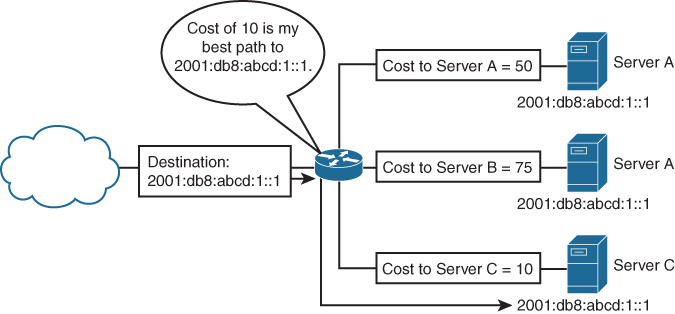
#> input picture datasets/benchmark/3.json/real/annotate/1_13.jpeg, 675 x 314 px; its folder holds only this picture in this run
$ python -i line_detect.py   (imports and definitions only)
#> lines starting #> are read from the running program, lines starting #| are printed output that depends on the picture; after the words box and inside, x2 and y2 are one past the last pixel; in counts of white or black regions, pixels touching at a corner belong together
### src/analyse/process_line.py
from functools import cmp_to_key
import math
from analyse.union_find import UnionFind
from analyse.object import Line
from analyse.constant import bus_thrs, op_thrs, int_thrs
import logging

ADJUST_RATIO = 1
def get_slope_intercept(line):
    '''
    Calculate the slope and intercept of a line.
    '''
    if (len(line) == 4): x1, y1, x2, y2 = line
    elif (len(line) == 2): (x1,y1), (x2,y2) = line

    # Calculate the slope of the line
    slope = (y2 - y1) / (x2 - x1) if abs(x2 - x1) > ADJUST_RATIO else float('inf')

    # Calculate the intercept of the line
    intercept = y1 - slope * x1 if slope != float('inf') else x2

    return slope, intercept

def same_float(a, b, threshold=None):
    if (threshold is None): return a == b == float("inf") or abs(a - b) <= (0.2 if abs(a) <= 10 and abs(b) <= 10 else 0.02 * min(abs(a), abs(b)) )
    else: return a == b == float("inf") or abs(a-b) <= threshold * ADJUST_RATIO

def lefter_point(point1, point2):
    x1, y1 = point1
    x2, y2 = point2
    if (not same_float(x1, x2, 1)):
        return 1 if x1<x2 else 2
    else:
        return 1 if y1<y2 else 2

def is_overlap(line1, line2):
    slope1, intercept1 = get_slope_intercept(line1)
    slope2, intercept2 = get_slope_intercept(line2)

    if (len(line1) == 4): x1, y1, x2, y2 = line1
    elif (len(line1) == 2): (x1, y1), (x2, y2) = line1

    if (len(line2) == 4): x3, y3, x4, y4 = line2
    elif (len(line2) == 2): (x3, y3), (x4, y4) = line2

    if (min(x1, x2) - op_thrs * ADJUST_RATIO > max(x3, x4) or max(x1, x2) + op_thrs * ADJUST_RATIO < min(x3, x4)): return False
    if (min(y1, y2) - op_thrs * ADJUST_RATIO > max(y3, y4) or min(y3, y4) - op_thrs * ADJUST_RATIO > max(y1, y2)): return False

    # Check if the lines overlap within a threshold
    if same_float(slope1, slope2) and same_float(intercept1, intercept2):
        return True

    if (slope1 == float('inf')):
        if (same_float(x1, x3, op_thrs) and same_float(x3, x4, op_thrs)): return True
    else:
        yy3 = x3 * slope1 + intercept1
        yy4 = x4 * slope1 + intercept1
        if (same_float(yy3, y3, op_thrs) and same_float(yy4, y4, op_thrs)): return True

    if (slope2 == float('inf')):
        if (same_float(x1, x3, op_thrs) and same_float(x1, x2, op_thrs)): return True
    else:
        yy1 = x1 * slope2 + intercept2
        yy2 = x2 * slope2 + intercept2
        if (same_float(yy1, y1, op_thrs) and same_float(yy2, y2, op_thrs)): return True

    return False

def combine1(lines, polys = []):
    '''
    Check all pair of lines and combine the overlapped ones
    '''
    for i in range(len(lines)):
        if (lines[i] is None): continue
        found = True
        while found:
            found = False
            for j in range(len(lines)):
                if (lines[j] is None): continue
                if is_overlap(lines[i], lines[j]) and i!=j:
                    found = True
                    if (len(lines[i]) == 4):
                        if lefter_point((lines[i][0], lines[i][1]), (lines[j][0], lines[j][1])) == 1: st = i
                        else: st = j
                        if lefter_point((lines[i][2], lines[i][3]), (lines[j][2], lines[j][3])) == 2: en = i
                        else: en = j
                        lines[i] = [lines[st][0], lines[st][1], lines[en][2], lines[en][3]]
                    else:
                        if lefter_point(lines[i][0], lines[j][0]) == 1: st = i
                        else: st = j
                        if lefter_point(lines[i][1], lines[j][1]) == 2: en = i
                        else: en = j
                        lines[i] = [lines[st][0], lines[en][1]]
                    lines[j] = None

    if (len(polys) > 0):
        for i in range(len(lines)):
            l = lines[i]
            if l is None: continue
            if any(poly[0]<l[0]<poly[2] and poly[0]<l[2]<poly[2] and poly[1]<l[1]<poly[3] and poly[1]<l[3]<poly[3] for poly in polys): lines[i] = None

    lines = [line for line in lines if line is not None]
    if len(lines) == 0: return lines
    # Flatten the sets in point_of_line and store the points in a list
    if len(lines[0]) == 4:
        points = [[line[i*2], line[i*2+1]] for line in lines for i in range(2)]
    else:
        points = [line[i] for line in lines for i in range(2)]

    # Aggregate the points into groups based on their proximity
    aggregated_points = aggregate_points(points)

    for i in range(len(lines)):
        if len(lines[i]) == 2:
            lines[i] = [aggregated_points[i*2], aggregated_points[i*2+1]]
        else:
            lines[i][0], lines[i][1] = aggregated_points[i*2]
            lines[i][2], lines[i][3] = aggregated_points[i*2+1]
        for j in range(i):
            if aggregated_points[i*2] == aggregated_points[j*2] and aggregated_points[i*2+1] == aggregated_points[j*2+1] :
                lines[i] = None
                break

    lines = [line for line in lines if line is not None]
    return lines


# [380 lines left out: functions intersect, cut, aggregate_points, cut_lines, get_common_endpoint, slope_vertical and 3 more, not called in this run]

def process_line(lines, polys, links, col, row):
    global ADJUST_RATIO
    ADJUST_RATIO = max(1.0, (row**2 + col**2) ** 0.5 / 800)
    lines = combine1(lines, polys)
    lines = remove_dense(lines, col, row)
    lines = cut_lines(lines)
    lines = combine2(lines, links)
    return lines

### src/analyse/line_detect.py
import os
import cv2 as cv
import numpy as np
from skimage import morphology
from analyse.process_line import process_line, lefter_point
# from process_line import process_line, lefter_point

def LineMid(binary, erod):
    bi = binary.copy()
    bi[bi <= 180] = 1
    bi[bi >= 180] = 0
    if (erod): bi = cv.erode(bi, kernel=(3,3), iterations=2)
    skeleton0 = morphology.skeletonize(bi, method="lee")  # 细化提取骨架
    skeleton = skeleton0.astype(np.uint8) * 255
    return skeleton

def getPoints(thinSrc, raudis=4, thresholdMax=6):
    height, width = thinSrc.shape[0], thinSrc.shape[1]
    tmp = thinSrc.copy()
    points = []
    for i in range(height):
        for j in range(width):
            if (tmp[i][j]) == 0:
                continue
            count = 0
            for k in range(i - raudis, i + raudis + 1):
                for l in range(j - raudis, j + raudis + 1):
                    if k < 0 or l < 0 or k > height - 1 or l > width - 1:
                        continue
                    elif tmp[k][l] == 255:
                        count += 1
            if count > thresholdMax:
                point = (j, i)
                points.append(point)
    return points

def on_border(l, poly):
    if abs(l[0]-l[2]) < 5 and poly[1] - 10 < l[1] < poly[3] + 10 and poly[1] - 10 < l[3] < poly[3] + 10:
        if abs(l[0] - poly[0]) < 10 or abs(l[0]-poly[2]) < 10: return True
    if abs(l[1]-l[3]) < 5 and poly[0] - 10 < l[0] < poly[2] + 10 and poly[0] - 10 < l[2] < poly[2] + 10:
        if abs(l[1] - poly[1]) < 10 or abs(l[1]-poly[3]) < 10: return True
    return False

def get_lines(img_path, output_dir, links=[], polys=[], blocks=[], debug=False, erode=True):
#> called with output_dir = 'out.png', debug = False, erode = True
    src = cv.imread(img_path)
#> src is the input picture: shape (314, 675, 3); mean B, G, R 239.5, 237.8, 235.1
    col, row, _ = src.shape
#> col = 314; row = 675
    binary = src.copy()
    binary = cv.cvtColor(binary, cv.COLOR_BGR2GRAY)  # Convert src to grayscale
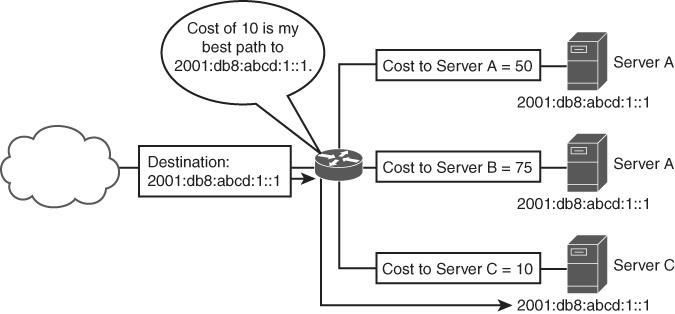
#> binary: shape (314, 675); min 25, max 255, mean 237.2
    if (debug): cv.imwrite(os.path.join(output_dir, "dst0.png"), binary)
    dst = LineMid(binary, erod=erode)
#> in LineMid, `bi[bi <= 180] = 1`:
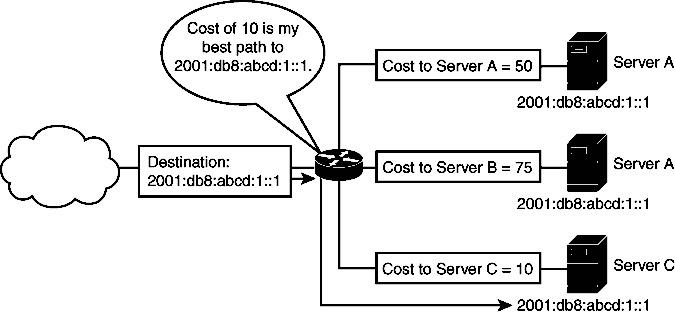
#> bi: shape (314, 675); 9.79% of pixels changed, all inside (x1, y1, x2, y2) = (0, 0, 674, 311)
#> in LineMid, `bi[bi >= 180] = 0`:
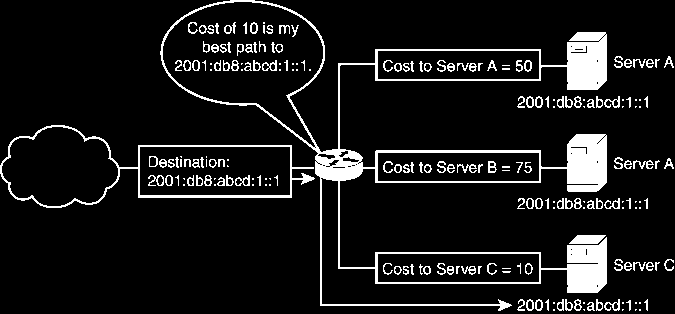
#> bi: shape (314, 675); values 0 (black) and 1 (white), 9.8% white; 215 white regions (73 under 20 px), largest, box (x1, y1, x2, y2) and area: (160, 0, 607, 311) 12518, (0, 125, 315, 208) 1880, (569, 235, 606, 244) 261
#> in LineMid, `if (erod): bi = cv.erode(bi, kernel=(3,3), iterations=2)`:
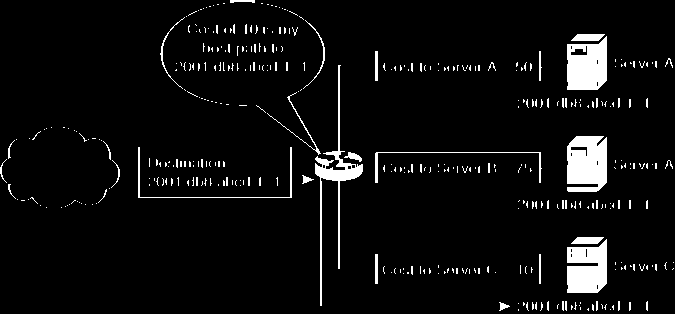
#> bi: shape (314, 675); values 0 (black) and 1 (white), 5.5% white; 402 white regions (374 under 20 px), largest, box (x1, y1, x2, y2) and area: (567, 136, 607, 192) 1961, (567, 36, 607, 90) 1734, (567, 239, 607, 293) 1716
#> in LineMid, `skeleton0 = morphology.skeletonize(bi, method="lee")`:
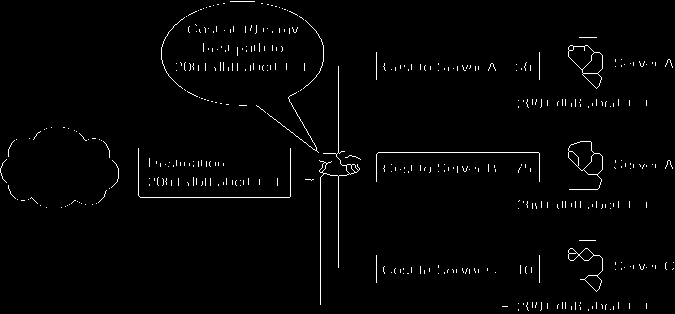
#> skeleton0: shape (314, 675) bool; 1.7% white in thin lines or dots
#> in LineMid, `skeleton = skeleton0.astype(np.uint8) * 255`: skeleton: shape (314, 675); 1.7% white in thin lines or dots

    if (debug): cv.imwrite(os.path.join(output_dir, "dst1.png"), dst)

    dst = cv.dilate(dst, (3,3), iterations=1)
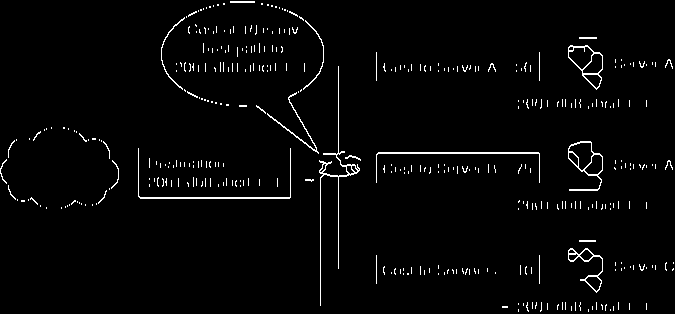
#> dst: shape (314, 675); 2.5% white in thin lines or dots
    linesP = cv.HoughLinesP(dst, 1, np.pi / 180, 7, minLineLength=10, maxLineGap=15)
#> linesP = 325 rows, first 6: [377, 153, 481, 152], [139, 197, 290, 197], [338, 268, 338, 176], [320, 243, 321, 161], [256, 105, 346, 175], [592, 37, 593, 54]
    lines = []
    blocks.append([0, 0, row, col])
    if linesP is not None:
        for i in range(0, len(linesP)):
            l = linesP[i][0]
            if len(blocks)>0 and any( on_border(l, block) for block in blocks): continue
            if (lefter_point((l[0], l[1]), (l[2], l[3])) == 1): lines.append([l[0], l[1], l[2], l[3]])
            else: lines.append([l[2], l[3], l[0], l[1]])
#> this loop made 325 passes
#> after the loop, lines = 314 items, first 6: [377, 153, 481, 152], [139, 197, 290, 197], [338, 176, 338, 268], [321, 161, 320, 243], [256, 105, 346, 175], [592, 37, 593, 54]

    blocks.pop()
    if (debug):
        for l in lines:
            cv.circle(dst, (l[0], l[1]), 3, 255, cv.FILLED)
            cv.circle(dst, (l[2], l[3]), 3, 255, cv.FILLED)
            cv.line(dst, (l[0], l[1]), (l[2], l[3]), 255, 3, cv.LINE_AA)
        cv.imwrite(os.path.join(output_dir, "lines_" + os.path.basename(img_path)), dst)

    lines = process_line(lines, polys, links, col, row)
#> the loop in combine1, `for i in range(len(lines)):` made 1 pass

    if (debug):
        dst = LineMid(binary, erod=erode)
        for l in lines:
            cv.circle(dst, l.line[0], 3, 255, cv.FILLED)
            cv.circle(dst, l.line[1], 3, 255, cv.FILLED)
            cv.line(dst, l.line[0], l.line[1], 255, 2, cv.LINE_AA)

        cv.imwrite(os.path.join(output_dir, "prlines_" + os.path.basename(img_path)), dst)

    return lines


#> (the run stopped early here; a loop or call above may not have finished)

$ run again, on datasets/benchmark/3.json/real/annotate/1_29.jpeg
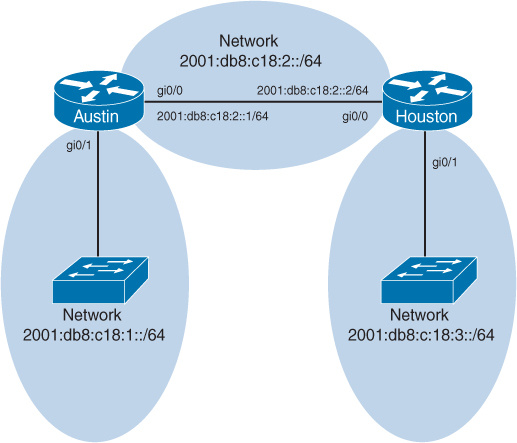
#> input picture datasets/benchmark/3.json/real/annotate/1_29.jpeg, 517 x 443 px
#> in get_lines, src is the input picture: shape (443, 517, 3); mean B, G, R 234.6, 220.2, 202.3
#> in LineMid, `bi[bi <= 180] = 1`:
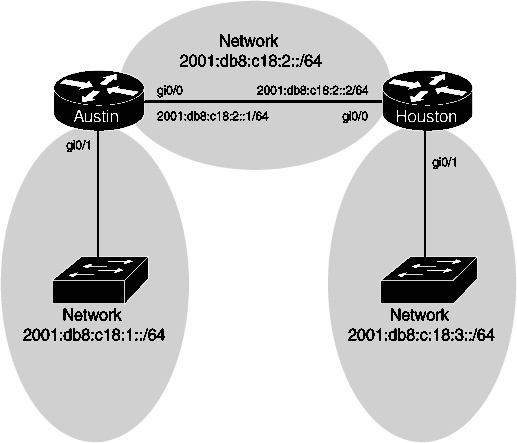
#> bi: shape (443, 517); min 1, max 255, mean 208
#> skeleton0: shape (443, 517) bool; 1.5% white in thin lines or dots, all inside (x1, y1, x2, y2) = (25, 37, 492, 341)
#> in get_lines, `dst = cv.dilate(dst, (3,3), iterations=1)`:
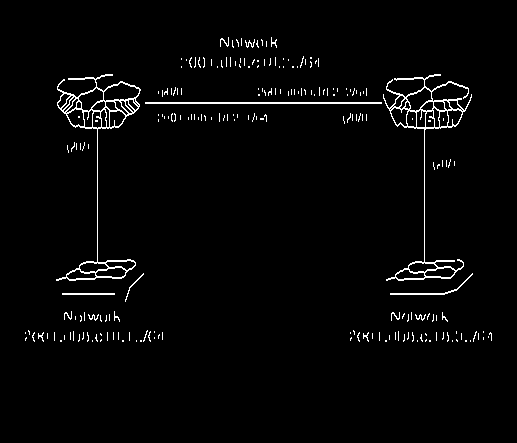
#> dst: shape (443, 517); 2.4% white in thin lines or dots, all inside (x1, y1, x2, y2) = (25, 37, 492, 342)
#> linesP = 293 rows, first 6: [57, 103, 468, 103], [57, 102, 469, 102], [95, 277, 140, 277], [60, 97, 79, 96], [59, 108, 137, 109], [120, 260, 122, 276]
#> the loop in get_lines, `for i in range(0, len(linesP)):` made 293 passes
#> after the loop in get_lines, `for i in range(0, len(linesP)):`: lines = 293 items, first 6: [57, 103, 468, 103], [57, 102, 469, 102], [95, 277, 140, 277], [60, 97, 79, 96], [59, 108, 137, 109], [120, 260, 122, 276]
#> the loop in combine1, `for i in range(len(lines)):` made 1 pass

$ run again, on datasets/benchmark/3.json/real/annotate/1_30.jpeg
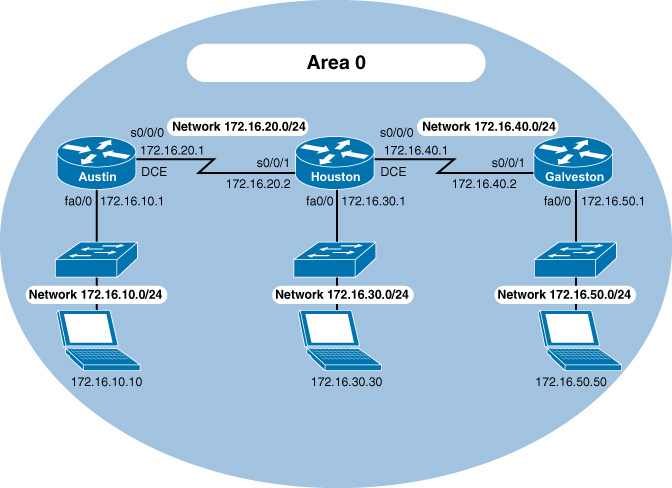
#> input picture datasets/benchmark/3.json/real/annotate/1_30.jpeg, 672 x 488 px
#> in get_lines, src is the input picture: shape (488, 672, 3); mean B, G, R 226, 205, 177.1
#> in LineMid, `bi[bi <= 180] = 1`:
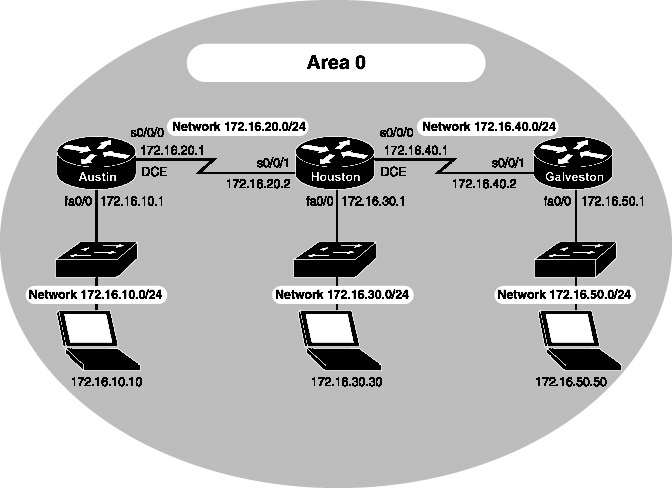
#> bi: shape (488, 672); min 1, max 255, mean 191
#> skeleton0: shape (488, 672) bool; 1.6% white in thin lines or dots, all inside (x1, y1, x2, y2) = (29, 57, 643, 387)
#> in get_lines, `dst = cv.dilate(dst, (3,3), iterations=1)`:
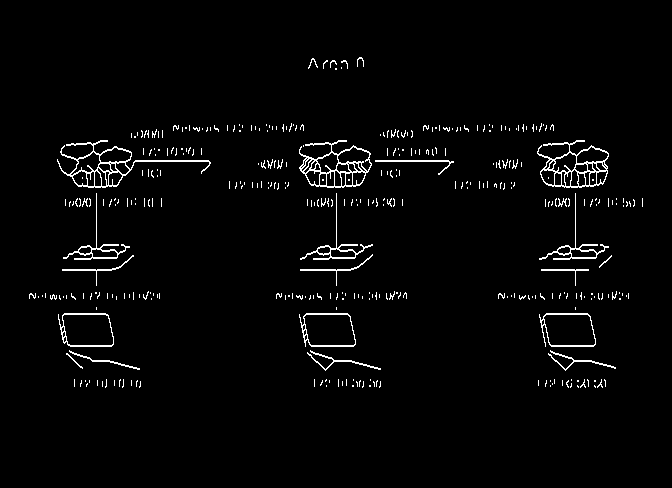
#> dst: shape (488, 672); 2.5% white in thin lines or dots, all inside (x1, y1, x2, y2) = (29, 57, 643, 388)
#> linesP = 522 rows, first 6: [307, 352, 338, 382], [565, 245, 602, 244], [59, 323, 80, 313], [338, 161, 453, 161], [337, 163, 371, 164], [68, 269, 78, 270]
#> the loop in get_lines, `for i in range(0, len(linesP)):` made 522 passes
#> after the loop in get_lines, `for i in range(0, len(linesP)):`: lines = 522 items, first 6: [307, 352, 338, 382], [565, 245, 602, 244], [59, 323, 80, 313], [338, 161, 453, 161], [337, 163, 371, 164], [68, 269, 78, 270]
#> the loop in combine1, `for i in range(len(lines)):` made 1 pass

$ run again, on datasets/benchmark/3.json/real/annotate/5_105.jpeg
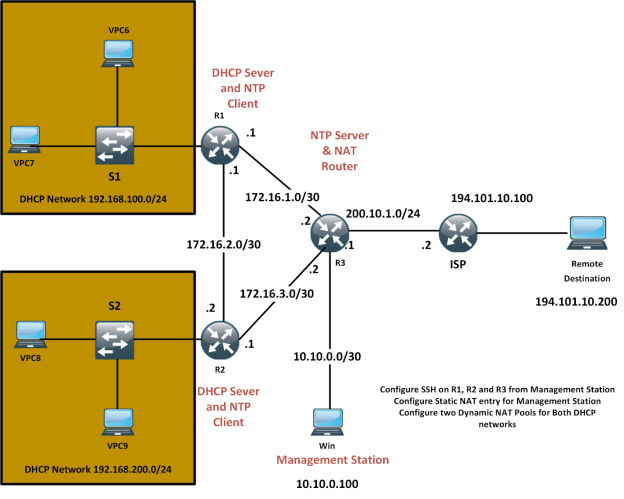
#> input picture datasets/benchmark/3.json/real/annotate/5_105.jpeg, 624 x 499 px
#> in get_lines, src is the input picture: shape (499, 624, 3); mean B, G, R 182.3, 215.3, 225.5
#> in LineMid, `bi[bi >= 180] = 0`:
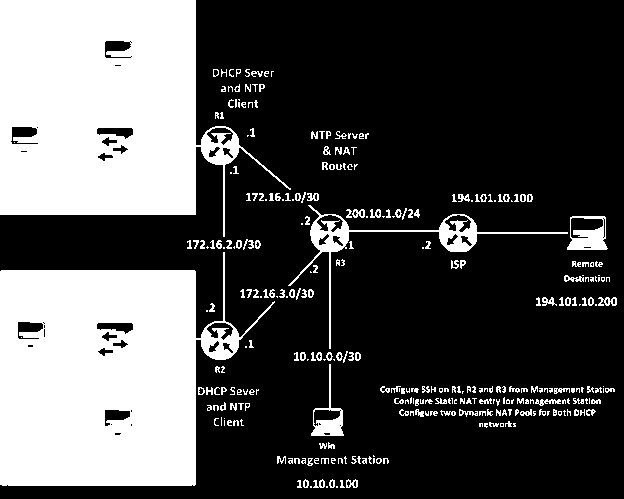
#> bi: shape (499, 624); values 0 (black) and 1 (white), 30.7% white; 311 white regions (135 under 20 px), largest, box (x1, y1, x2, y2) and area: (0, 252, 275, 486) 42505, (0, 0, 291, 237) 42331, (288, 205, 568, 349) 2486
#> skeleton0: shape (499, 624) bool; 1.6% white in thin lines or dots
#> skeleton: shape (499, 624); 1.6% white in thin lines or dots
#> in get_lines, `dst = cv.dilate(dst, (3,3), iterations=1)`:
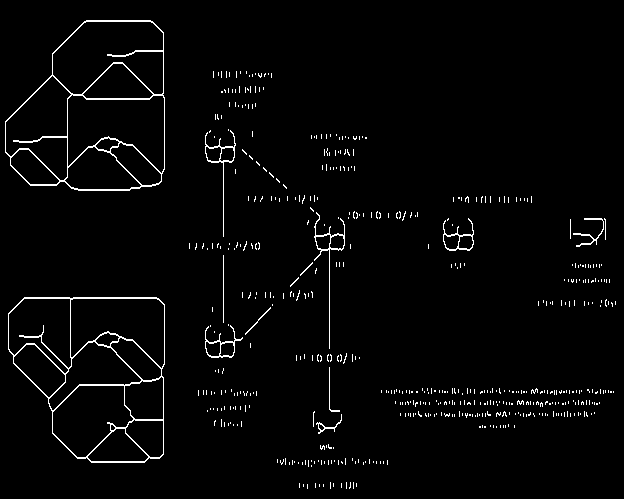
#> dst: shape (499, 624); 2.5% white in thin lines or dots
#> linesP = 445 rows, first 6: [163, 454, 163, 364], [443, 236, 472, 235], [329, 348, 329, 227], [67, 109, 121, 55], [223, 322, 223, 255], [78, 190, 109, 189]
#> the loop in get_lines, `for i in range(0, len(linesP)):` made 445 passes
#> after the loop in get_lines, `for i in range(0, len(linesP)):`: lines = 443 items, first 6: [163, 364, 163, 454], [443, 236, 472, 235], [329, 227, 329, 348], [67, 109, 121, 55], [223, 255, 223, 322], [78, 190, 109, 189]
#> the loop in combine1, `for i in range(len(lines)):` made 1 pass
